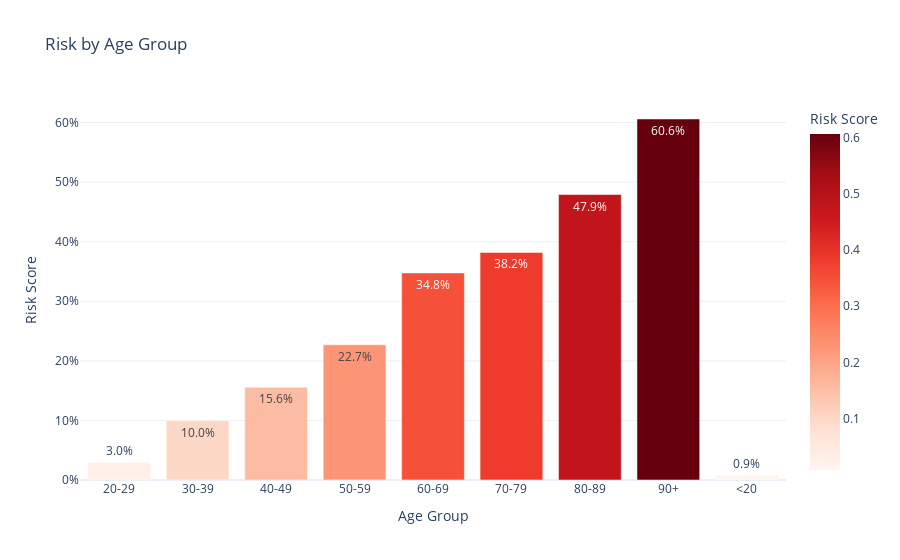

The code cell stored with this chart in its notebook:
### Markdown cell above
### Age Analyse

### Code cell
df_analyze['age_group'] = pd.cut(
    df_analyze['anchor_age'], 
    bins=[0, 20, 30, 40, 50, 60, 70, 80, 90, 120],  # 0-20, 20-30, ..., 90-120
    labels=['<20', '20-29', '30-39', '40-49', '50-59', '60-69', '70-79', '80-89', '90+']
)
df_analyze['age_group'] = df_analyze['age_group'].astype(str)

df_age_mean = df_analyze.groupby('age_group')['risk_score'].mean().reset_index()

fig2 = px.bar(
    df_age_mean, 
    x='age_group', 
    y='risk_score',
    text_auto='.1%',
    title='Risk by Age Group',
    labels={'risk_score': 'Risk Score', 'age_group': 'Age Group'},
    color='risk_score',
    color_continuous_scale='Reds',
    template="plotly_white"
)
fig2.update_layout(yaxis_tickformat='.0%')
fig2.show()

### Figure 1 — Plotly figure (JSON) as saved in the notebook; plotly's stock layout.template omitted (floating-point values rounded to 4 significant figures)
{"data": [{"hovertemplate": "Age Group=%{x}<br>Risk Score=%{marker.color}<extra></extra>", "legendgroup": "", "marker": {"color": [0.02983, 0.09978, 0.1557, 0.2269, 0.3476, 0.382, 0.4791, 0.6059, 0.009005], "coloraxis": "coloraxis", "pattern": {"shape": ""}}, "name": "", "orientation": "v", "showlegend": false, "textposition": "auto", "texttemplate": "%{y:.1%}", "type": "bar", "x": ["20-29", "30-39", "40-49", "50-59", "60-69", "70-79", "80-89", "90+", "<20"], "xaxis": "x", "y": [0.02983, 0.09978, 0.1557, 0.2269, 0.3476, 0.382, 0.4791, 0.6059, 0.009005], "yaxis": "y"}], "layout": {"barmode": "relative", "coloraxis": {"colorbar": {"title": {"text": "Risk Score"}}, "colorscale": [[0, "rgb(255,245,240)"], [0.125, "rgb(254,224,210)"], [0.25, "rgb(252,187,161)"], [0.375, "rgb(252,146,114)"], [0.5, "rgb(251,106,74)"], [0.625, "rgb(239,59,44)"], [0.75, "rgb(203,24,29)"], [0.875, "rgb(165,15,21)"], [1, "rgb(103,0,13)"]]}, "legend": {"tracegroupgap": 0}, "title": {"text": "Risk by Age Group"}, "xaxis": {"anchor": "y", "domain": [0, 1], "title": {"text": "Age Group"}}, "yaxis": {"anchor": "x", "domain": [0, 1], "tickformat": ".0%", "title": {"text": "Risk Score"}}}}
